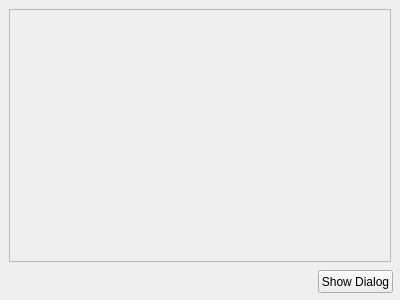
<?xml version="1.0" encoding="UTF-8"?>
<ui version="4.0">
 <class>Widget</class>
 <widget class="QWidget" name="Widget">
  <property name="geometry">
   <rect>
    <x>0</x>
    <y>0</y>
    <width>400</width>
    <height>300</height>
   </rect>
  </property>
  <property name="windowTitle">
   <string>Form</string>
  </property>
  <widget class="QPushButton" name="pushButton">
   <property name="geometry">
    <rect>
     <x>318</x>
     <y>270</y>
     <width>75</width>
     <height>23</height>
    </rect>
   </property>
   <property name="text">
    <string>Show Dialog</string>
   </property>
  </widget>
  <widget class="QFrame" name="frame">
   <property name="geometry">
    <rect>
     <x>9</x>
     <y>9</y>
     <width>382</width>
     <height>253</height>
    </rect>
   </property>
   <property name="frameShape">
    <enum>QFrame::StyledPanel</enum>
   </property>
   <property name="frameShadow">
    <enum>QFrame::Raised</enum>
   </property>
  </widget>
 </widget>
 <resources/>
 <connections/>
</ui>
